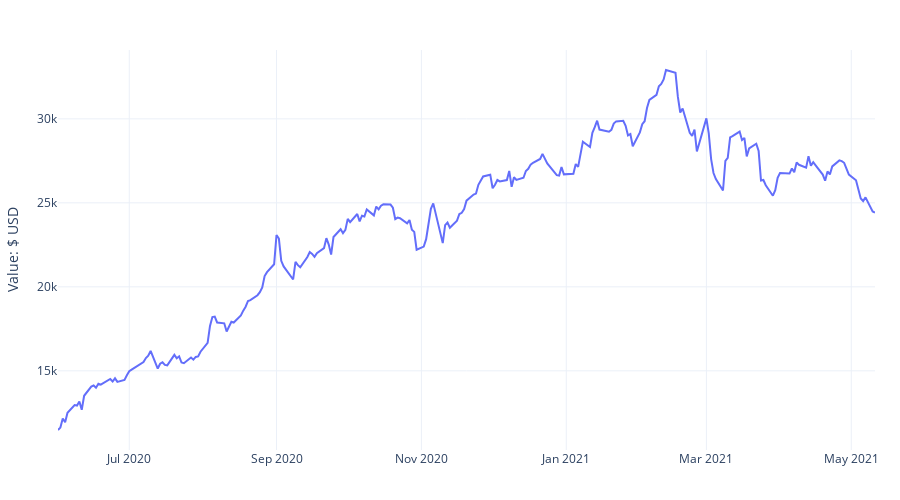

Write notebook code for a chart like this one.
### Code cell
CHART_THEME = 'plotly_white'  # others include seaborn, ggplot2, plotly_dark

chart_ptfvalue = go.Figure()  # generating a figure that will be updated in the following lines
chart_ptfvalue.add_trace(go.Scatter(x=plotlydf_portfval.date, y=plotlydf_portfval.portf_value,
                    mode='lines',  # you can also use "lines+markers", or just "markers"
                    name='Global Value'))
chart_ptfvalue.layout.template = CHART_THEME
chart_ptfvalue.layout.height=500
chart_ptfvalue.update_layout(margin = dict(t=50, b=50, l=25, r=25))  # this will help you optimize the chart space
chart_ptfvalue.update_layout(
#     title='Global Portfolio Value (USD $)',
    xaxis_tickfont_size=12,
    yaxis=dict(
        title='Value: $ USD',
        titlefont_size=14,
        tickfont_size=12,
        ))
# chart_ptfvalue.update_xaxes(rangeslider_visible=False)
# chart_ptfvalue.update_layout(showlegend=False)
chart_ptfvalue.show()

### Figure 1 — Plotly figure (JSON) as saved in the notebook; plotly's stock layout.template omitted (floating-point values rounded to 4 significant figures; data arrays with more than 128 entries replaced by an {"elided": "..."} marker saying what was removed)
{"data": [{"mode": "lines", "name": "Global Value", "type": "scatter", "x": {"elided": "239 str values"}, "y": {"elided": "239 float values"}}], "layout": {"height": 500, "margin": {"b": 50, "l": 25, "r": 25, "t": 50}, "xaxis": {"tickfont": {"size": 12}}, "yaxis": {"tickfont": {"size": 12}, "title": {"font": {"size": 14}, "text": "Value: $ USD"}}}}
